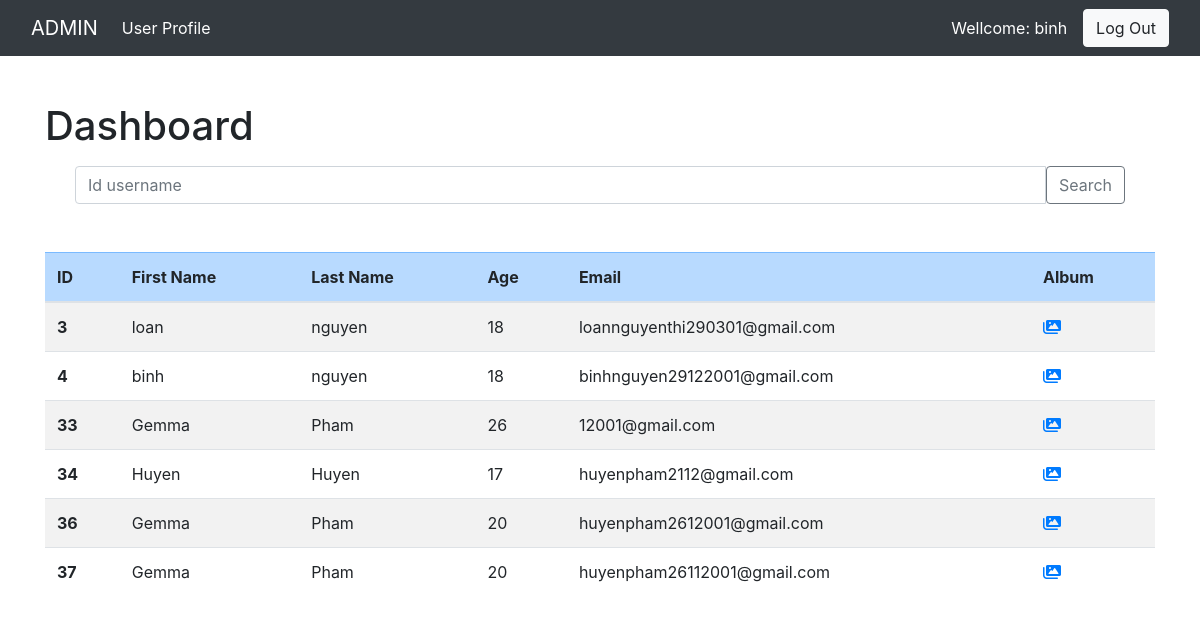
/admin/index.php (signed in), run on the app's committed database.
### tables this page shows
CREATE TABLE `users` (
  `id` int(11) NOT NULL,
  `firstname` varchar(30) NOT NULL,
  `lastname` varchar(30) NOT NULL,
  `age` int(11) NOT NULL,
  `email` varchar(100) NOT NULL,
  `password` varchar(250) NOT NULL,
  `status` int(11) NOT NULL DEFAULT 0,
  `email_verification_link` varchar(255) NOT NULL,
  `email_verified_at` timestamp NULL DEFAULT NULL,
  `description` varchar(500) DEFAULT 'Hãy giới thiệu đôi điều về bạn'
);

### admin/index.php (the view, shortened to what this page needs)
<!DOCTYPE html>
<html lang="en">
<head>
    <link rel="stylesheet" href="https://cdnjs.cloudflare.com/ajax/libs/font-awesome/6.0.0-beta3/css/all.min.css" />
    <link rel="stylesheet" href="./css/bootstrap.min.css">
    <link rel="stylesheet" href="./css/css-admin.css">
</head>
<body>
    <nav class="navbar navbar-expand-lg navbar-dark bg-dark navbar-admin">
        <div class="container-fluid">
            <a class="navbar-brand" href="#">ADMIN</a>
            <div class="collapse navbar-collapse" id="navbarSupportedContent">
                <ul class="navbar-nav me-auto mb-2 mb-lg-0">
                    <li class="nav-item">
                        <a class="nav-link active" aria-current="page" href="#">User Profile</a>
                    </li>
                </ul>
            </div>
            <div class="navbar__user me-3">
                <?php
                    if(isset($_SESSION['adLoginOK'])) {
                        echo '<li class="nav-item navbar__item">';
                        echo "<a class='nav-link navbar__link'>Wellcome: ".$_SESSION['adLoginOK']."</a>";
                        echo '</li>';
                    }
                ?>
            </div>
            <a href="./ad-process-logout.php" class="btn btn-light">Log Out</a>
        </div>
    </nav>
    <div class="admin-content container-fluid pt-5">
        <div class="container">
            <div class="admin-dashboard">
                <h1>Dashboard</h1>
            </div>
            <div class="container admin-search mt-3">
                <div class="container">
                    <div class="input-group mb-3">
                        <input type="text" class="form-control input-search" placeholder="Id username"
                            aria-label="Recipient's username" aria-describedby="button-addon2">
                        <input class="btn btn-outline-secondary btn-submit" type="submit" id="button-addon2"
                            value="Search"></input>
                    </div>
                </div>
            </div>
            <div class="admin-table mt-5">
                <table class="table table-striped table-hover">
                    <thead class="table-primary search-table">
                        <tr>
                            <th scope="col">ID</th>
                            <th scope="col">First Name</th>
                            <th scope="col">Last Name</th>
                            <th scope="col">Age</th>
                            <th scope="col">Email</th>
                            <th scope="col">Album</th>
                        </tr>
                    </thead>
                    <tbody>
                    <?php
                        require_once('../config/connect_db.php');
                        $sql = "SELECT id, firstname, lastname, age, email FROM users";
                        $result = mysqli_query($conn,$sql);
                        if(mysqli_num_rows($result) > 0){
                            while($row = mysqli_fetch_assoc($result)){
                    ?>
                                <tr>
                                    <th scope="row"><?php echo $row['id'];?></th>
                                    <td><?php echo $row['firstname'];?></td>
                                    <td><?php echo $row['lastname'];?></td>
                                    <td><?php echo $row['age'];?></td>
                                    <td><?php echo $row['email'];?></td>
                                    <td><a href="ad-albumuser.php?email=<?php echo $row['email']; ?>"><i class="fas fa-images"></i></a></td>
                                </tr>
                    <?php
                            }
                        }
                    ?>
                    </tbody>
                </table>
            </div>
        </div>
    </div>
</body>
</html>

### admin/css/css-admin.css (style rules this page uses)
.navbar-admin { position: fixed; top: 0; left: 0; right: 0; z-index: 2; background-color: #ccc; }
.navbar__user { list-style: none; }
.navbar__item { color: #fff; }
.navbar__link { text-decoration: none; }
.admin-dashboard { margin-top: 54px; }

### data on the page
users: id "3", firstname "loan", lastname "nguyen", age "18", email "loannguyenthi290301@gmail.com"
users: id "4", firstname "binh", lastname "nguyen", age "18", email "binhnguyen29122001@gmail.com"
users: id "33", firstname "Gemma", lastname "Pham", age "26", email "12001@gmail.com"
users: id "34", firstname "Huyen", lastname "Huyen", age "17", email "huyenpham2112@gmail.com"
users: id "36", firstname "Gemma", lastname "Pham", age "20", email "huyenpham2612001@gmail.com"
users: id "37", firstname "Gemma", lastname "Pham", age "20", email "huyenpham26112001@gmail.com"

### other printed values
$_SESSION['adLoginOK'] "binh"
